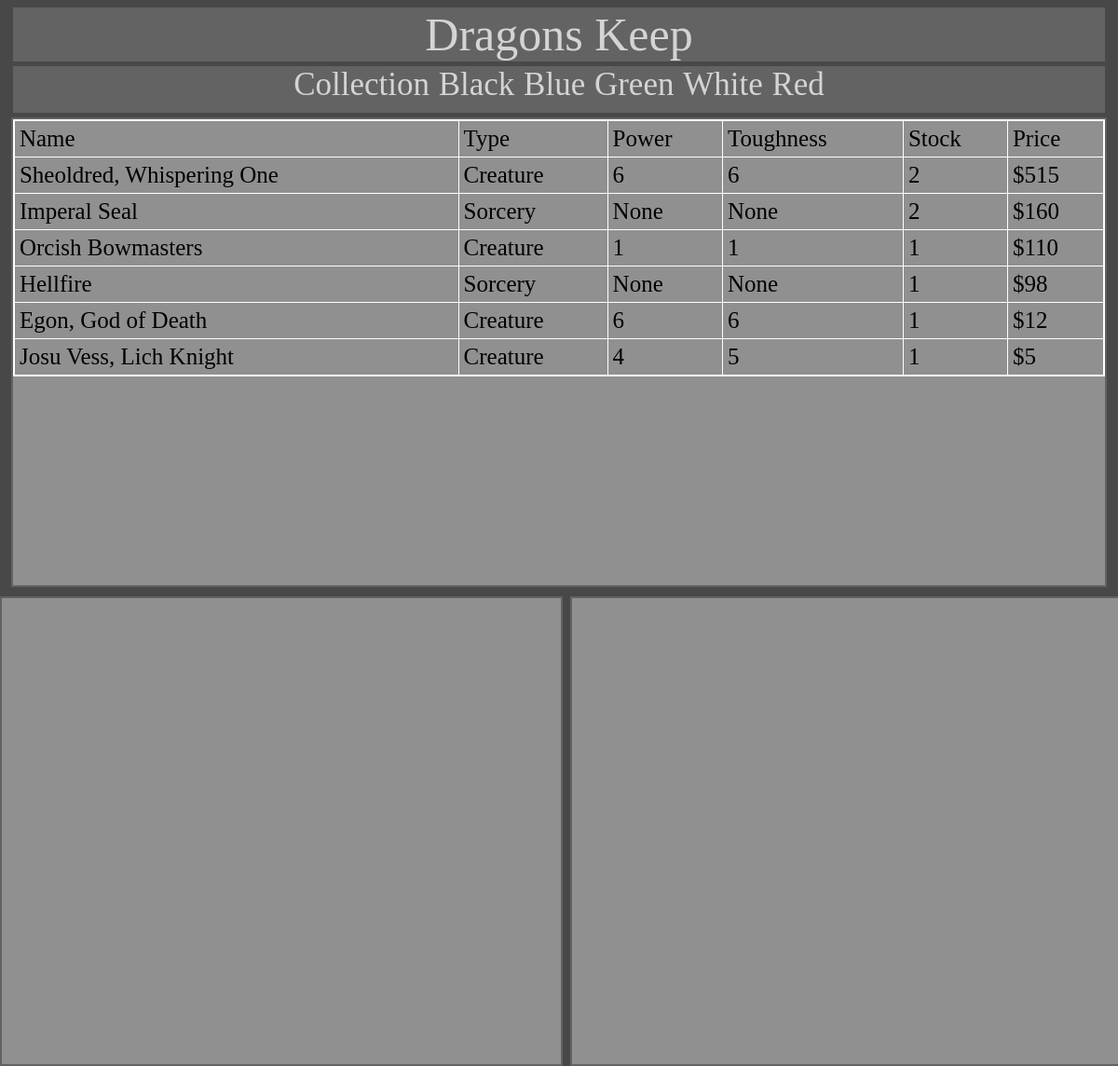
/black, run on the app's committed database.
### tables this page shows
CREATE TABLE "MTG_DATABASE"
(
    id        integer not null
        constraint MTG_DATBAS_pk
            primary key autoincrement,
    name      text    not null,
    type      text    not null,
    power     integer,
    toughness integer,
    stock     integer not null,
    price     integer not null,
    colour    text    not null,
    rarity    text    not null
);

### app.py (the view)
@app.route('/black')
def render_black():
    query = "SELECT name, type, power, toughness, stock, price FROM MTG_DATABASE WHERE colour = ?"
    connection = create_connection(DATABASE)
    cursor = connection.cursor()
    cursor.execute(query, ("Black",))
    data_list = cursor.fetchall()
    print(data_list)
    return render_template('black.html', data=data_list)

### app.py (called while the page is built)
def create_connection(db_file):
    try:
        connection = sqlite3.connect(db_file)
        return connection
    except Error as e:
        print(e)
        return None

### templates/black.html
{% extends 'base.html' %}
{% block main %}
    <table>
        <thead>
            <tr>
                <td>Name</td>
                <td>Type</td>
                <td>Power</td>
                <td>Toughness</td>
                <td>Stock</td>
                <td>Price</td>
            </tr>
        </thead>
        <tbody>
            {% for row in data %}
                <tr>
                    <td>  {{  row[0] }}  </td>
                    <td>  {{  row[1] }}  </td>
                    <td>  {{  row[2] }}  </td>
                    <td>  {{  row[3] }}  </td>
                    <td>  {{  row[4] }}  </td>
                    <td>  ${{  row[5] }}</td>
                </tr>
            {% endfor %}
        </tbody>
    </table>
{% endblock %}

### templates/base.html (shortened to what this page needs)
<!DOCTYPE html>
<html lang="en">
<head>
    <link rel="stylesheet" type="text/css" href="static/CSS/styles.css"/>
</head>
<body style="background-color: #494848">
    <div class="header">
        <a href = "/">Dragons Keep</a>
    </div>
    <div id="Nav">
        <a href = "collection">Collection</a>
        <a href = "black">Black</a>
        <a href = "blue">Blue</a>
        <a href = "green">Green</a>
        <a href = "white">White</a>
        <a href = "red">Red</a>
    </div>
    <div id="page1">
    <main>
        {% block main %}
        {% endblock %}
    </main>
    </div>
    <div id="page2">
    </div>
    <div id="page3">
    </div>
</body>
</html>

### static/CSS/styles.css (style rules this page uses)
.header { position:relative; margin:auto; width: 99%; text-align: center; background: #636363; color: white; font-size: 50px; }
#Nav { position:relative; top:5px; left:0; width: 99%; height:50px; z-index:1; margin:auto; background:#636363; text-align:center; word-spacing:1px; font-size: 35px; }
#page1 { position:relative; top:10px; left:0; width:99%; height:500px; z-index:1; margin:auto; border:#636363 2px solid; background-color:#909090; }
#page2 { position:absolute; top:640px; left:0; width:50%; height:500px; z-index:1; margin:auto; border:#636363 2px solid; background-color:#909090; }
#page3 { position:absolute; top:640px; left:51%; width:50%; height:500px; z-index:1; margin:auto; border:#636363 2px solid; background-color:#909090; }
a { font-family:Georgia; color:#d4d4d4; text-decoration: none; }
table { border: 2px solid #ffffff; width: 100%; border-collapse: collapse; }
th, td { border: 1px solid #ffffff; padding: 5px; font-size: 25px; }

### data on the page
MTG_DATABASE: name "Sheoldred, Whispering One", type "Creature", power "6", toughness "6", stock "2", price "515"
MTG_DATABASE: name "Imperal Seal", type "Sorcery", row "None", stock "2", price "160"
MTG_DATABASE: name "Orcish Bowmasters", type "Creature", power "1", toughness "1", stock "1", price "110"
MTG_DATABASE: name "Hellfire", type "Sorcery", row "None", stock "1", price "98"
MTG_DATABASE: name "Egon, God of Death", type "Creature", power "6", toughness "6", stock "1", price "12"
MTG_DATABASE: name "Josu Vess, Lich Knight", type "Creature", power "4", toughness "5", stock "1", price "5"
